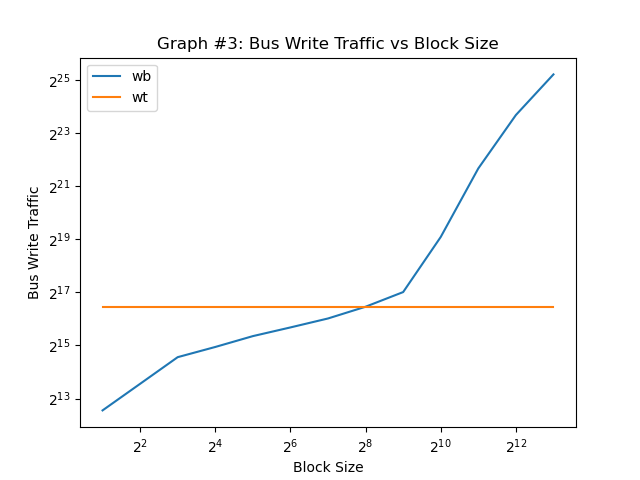

Write Python code to recreate this figure.
#!/usr/bin/python3

import sys
import os
import time
import matplotlib.pyplot as plt

# associtivity range
assoc_range = [4]
# block size range
bsize_range = [b for b in range(1, 14)]
# capacity range
cap_range = [c for c in range(16, 17)]
# number of cores (1, 2, 4)
cores = [1]
# coherence protocol: (none, vi, or msi)
protocol='none'

expname='exp3'
figname='graph3.png'


def get_stats(logfile, key):
    for line in open(logfile):
        if line[2:].startswith(key):
            line = line.split()
            return float(line[1])
    return 0

def run_exp(logfile, core, cap, bsize, assoc):
    trace = 'trace.%dt.long.txt' % core
    cmd="./p5 -t %s -p %s -n %d -cache %d %d %d >> %s" % (
            trace, protocol, core, cap, bsize, assoc, logfile)
    print(cmd)
    os.system(cmd)

def graph():
    timestr = time.strftime("%m.%d-%H_%M_%S")
    folder = "results/"+expname+"/"+timestr+"/"
    os.system("mkdir -p "+folder)

    bus_wb_traffic = {a:[] for a in assoc_range}
    bus_wt_traffic = {a:[] for a in assoc_range}

    for a in assoc_range:
        for b in bsize_range:
            for c in cap_range:
                for d in cores:
                    logfile = folder+"%s-%02d-%02d-%02d-%02d.out" % (
                            protocol, d, c, b, a)
                    run_exp(logfile, d, c, b, a)
                    bus_wb_traffic[a].append(get_stats(logfile,
                            'B_written_cache_to_bus_wb'))
                    bus_wt_traffic[a].append(get_stats(logfile,
                            'B_written_cache_to_bus_wt'))

    plots = []
    for a in bus_wb_traffic:
        p,=plt.plot([2**i for i in bsize_range], bus_wb_traffic[a])
        plots.append(p)
        p,=plt.plot([2**i for i in bsize_range], bus_wt_traffic[a])
        plots.append(p)
    plt.legend(plots, ['wb', 'wt'])
    plt.xscale('log', base=2)
    plt.yscale('log', base=2)
    plt.title('Graph #3: Bus Write Traffic vs Block Size')
    plt.xlabel('Block Size')
    plt.ylabel('Bus Write Traffic')
    plt.savefig(figname)
    plt.show()

graph()
